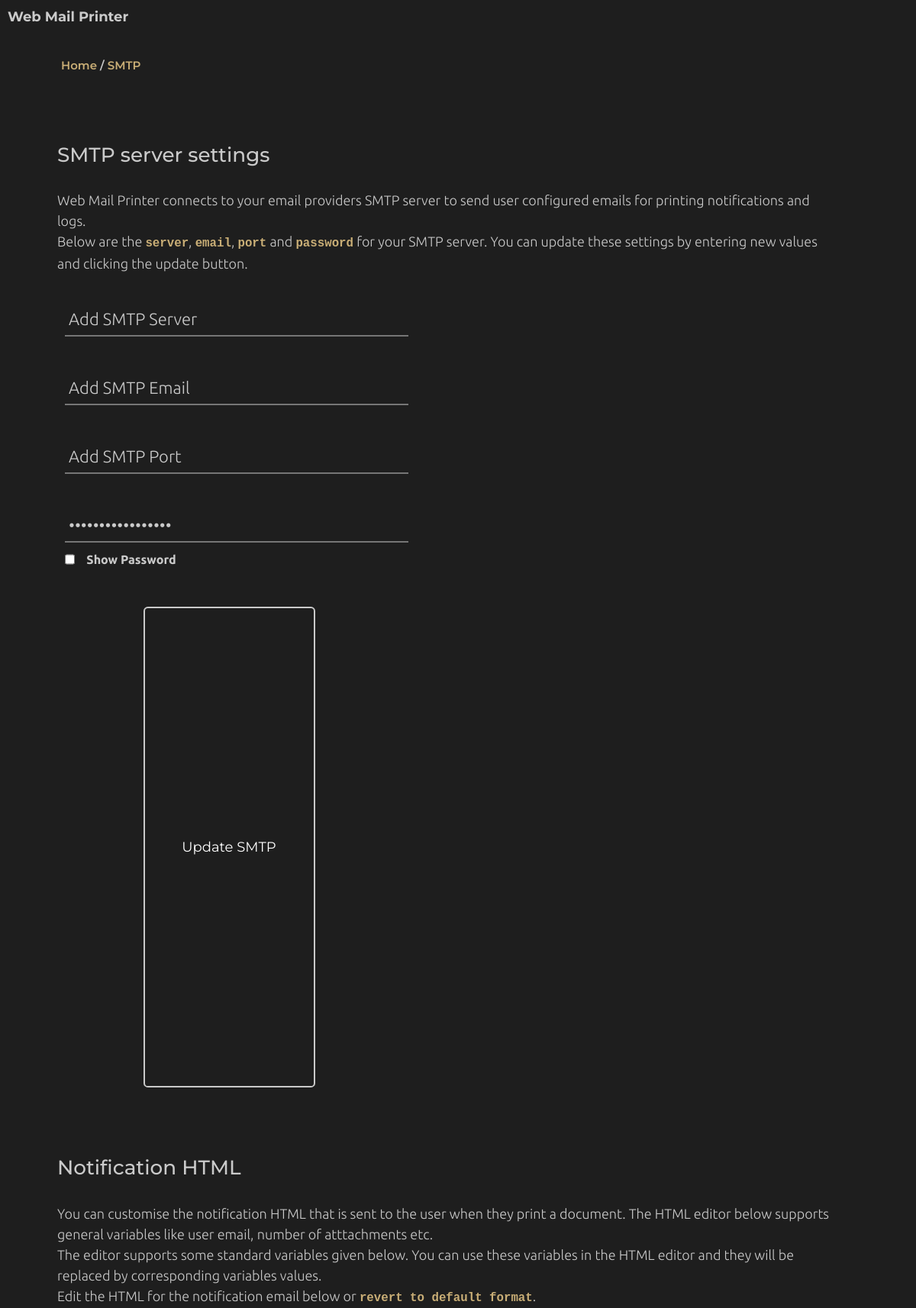
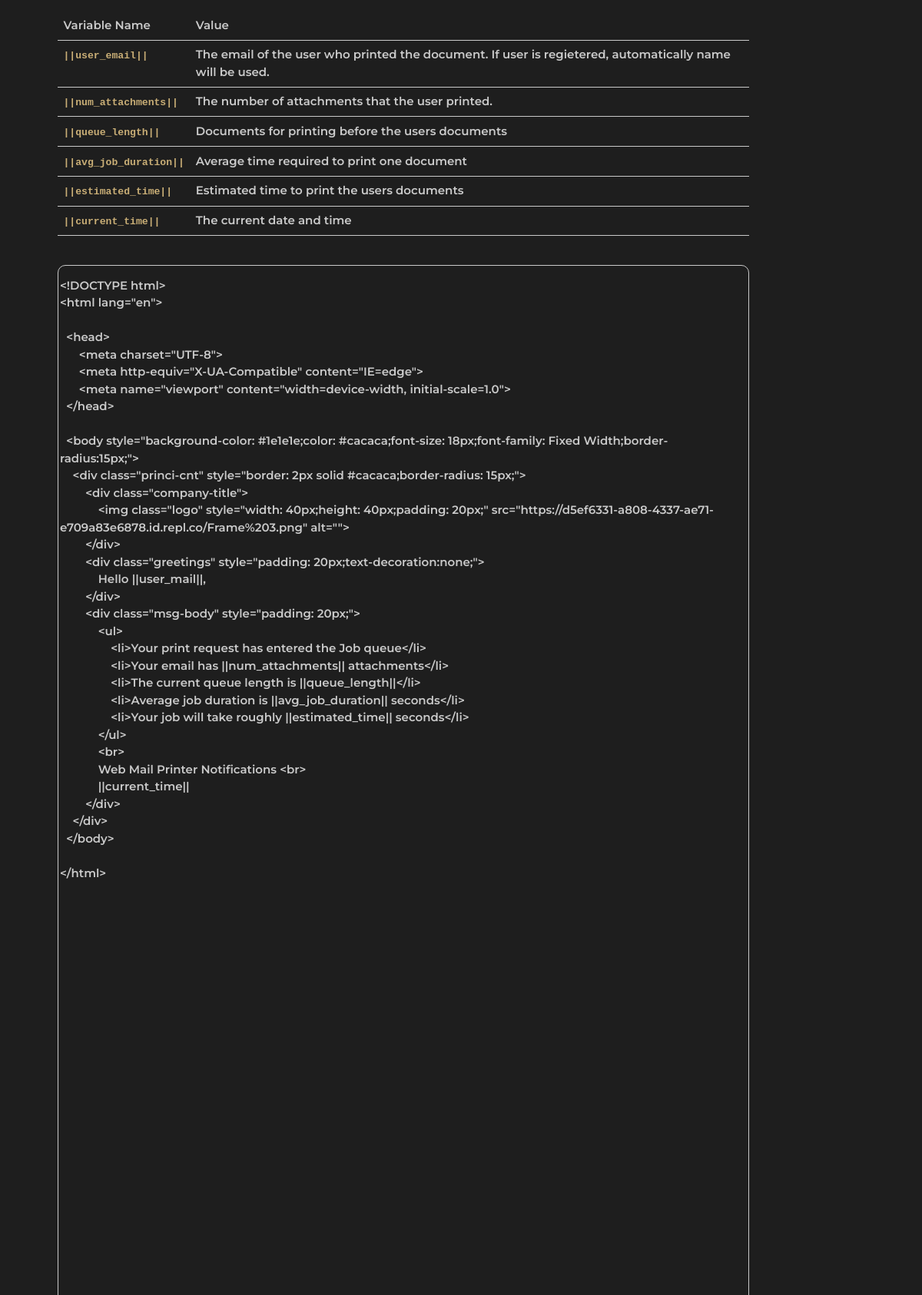
Screenshot of /smtp (upper part) with the database file from the repository (2 pictures, top to bottom).
### tables this page shows
CREATE TABLE "global_variables" (
	"vid"	INTEGER NOT NULL UNIQUE,
	"variable_name"	TEXT NOT NULL,
	"variable_value"	TEXT NOT NULL,
	PRIMARY KEY("vid" AUTOINCREMENT)
);

CREATE TABLE "user_generated_frontend_preview" (
	"uid"	INTEGER NOT NULL UNIQUE,
	"variable_name"	TEXT NOT NULL,
	"variable_value"	TEXT NOT NULL,
	PRIMARY KEY("uid" AUTOINCREMENT)
);

### hoster.py (the view)
@app.route('/smtp')
def smpt():
    conn = sqlite3.connect('./webmailserver.db')
    c = conn.cursor()
    iss = list(c.execute("SELECT variable_value FROM localPVMdesc WHERE lid=1"))[0][0]
    ssa = list(c.execute("SELECT variable_value FROM global_variables WHERE vid=6"))[0][0]
    sse = list(c.execute("SELECT variable_value FROM global_variables WHERE vid=3"))[0][0]
    ssport = list(c.execute("SELECT variable_value FROM global_variables WHERE vid=7"))[0][0]
    sspass = decrypt(list(c.execute("SELECT variable_value FROM global_variables WHERE vid=4"))[0][0])
    css = list(c.execute("SELECT variable_value FROM user_generated_frontend_preview WHERE uid=1"))[0][0]
    notification_html = list(c.execute("SELECT variable_value FROM user_generated_frontend_preview WHERE uid=2"))[0][0]
    return render_template(
        './smtp.html',
        iss=iss,
        ssa = ssa,
        sse = sse,
        ssport = ssport,
        sspass = sspass,
        css=css,
        notification_html=notification_html,
    )

### hoster.py (called while the page is built)
def decrypt(password):
    conn = sqlite3.connect('./webmailserver.db')
    c = conn.cursor()
    get_key_cmd = 'SELECT variable_value FROM global_variables where vid=15'
    key = bytes(list(c.execute(get_key_cmd))[0][0], "utf-8")
    suit = Fernet(key)
    user_password = str(suit.decrypt(bytes(password, "utf-8")), "utf-8")
    return user_password

### templates/smtp.html (shortened to what this page needs)
{% extends 'base.html' %}
{% block bcpage %}SMTP{% endblock bcpage %}
{% block content %}
<body>
    <div class="intro">
      <h3>SMTP server settings</h3>
      <br>
      <p class="intro-desc">
       Web Mail Printer connects to your email providers SMTP server to send user configured emails for printing notifications and logs. <br>
       Below are the <code>server</code>, <code>email</code>, <code>port</code> and <code>password</code> for your SMTP server. You can update these settings by entering new values and clicking the update button.
      </p>
      <br>
      <div class="form-cnt">
        <div class="address-cnt">
          <input type="text" class="address-input" placeholder="SMTP Server Address" value="{{ssa}}" id="add-inp">
        </div>
        <br><br>
        <div class="email-cnt">
          <input type="text" class="mail-input" placeholder="SMTP Server Email" value="{{sse}}" id="email-inp">
        </div>
        <br><br>
        <div class="port-cnt">
            <input type="text" class="port-input" placeholder="SMTP Server PORT" value="{{ssport}}" id="port-inp">
        </div>
        <br><br>
        <div class="password-cnt">
          <input class="password-input" type="password" id="password-input" placeholder="SMTP Password" value="{{sspass}}"><br>
          <label class="show-pass-cnt">
            <input type="checkbox" id="show-password-checkbox">&nbsp;&nbsp;&nbsp;
            Show Password
          </label>
        </div>
        <br><br>
        <button class="btn btn-success update-smtp-btn" id="update-smtp-btn">Update SMTP</button>
      </div>
      <br><br><br><br>
      <h3>Notification HTML</h3>
      <br>
      <p class="intro-desc">
        You can customise the notification HTML that is sent to the user when they print a document. The HTML editor below supports general variables like user email, number of atttachments etc. <br>
        The editor supports some standard variables given below. You can use these variables in the HTML editor and they will be replaced by corresponding variables values.<br>
        Edit the HTML for the notification email below or <code id="rev-smtp-to-def-format">revert to default format</code>.
        <table class="table">
            <th>Variable Name</th>
            <th>Value</th>
          <tr>
            <td><code>||user_email||</code></td>
            <td>The email of the user who printed the document. If user is regietered, automatically name will be used.</td>
          </tr>
          <tr>
            <td><code>||num_attachments||</code></td>
            <td> The number of attachments that the user printed.</td>
          </tr>
          <tr>
            <td><code>||queue_length||</code></td>
            <td>Documents for printing before the users documents</td>
          </tr>
          <tr>
            <td><code>||avg_job_duration||</code></td>
            <td>Average time required to print one document</td>
          </tr>
          <tr>
            <td><code>||estimated_time||</code></td>
            <td>Estimated time to print the users documents</td>
          </tr>
          <tr>
            <td><code>||current_time||</code></td>
            <td>The current date and time</td>
          </tr>
        </table>
      </p>
      <br>
      <textarea id="html_text_area" style="width: 80%; height: 80vh; border: 1px solid #cacaca;">{{notification_html}}</textarea>
      <br><br>
      <br><br><br>
    </div>
  </body>
{% endblock content %}

### rows the page displays
global_variables: variable_value "Add SMTP Server"
global_variables: variable_value "Add SMTP Email"
global_variables: variable_value "Add SMTP Port"
user_generated_frontend_preview: variable_value "<!DOCTYPE html> <html lang=\"en\"> <head> <meta charset=\"UTF-8\"> <meta http-equiv=\"X-UA-Compatible\" content=\"IE=edge\"> <meta name=\"viewport\" content=\"width=device-width, initial-scale=1.0\"> </head> <body style=\"background-color: #1e1e1e;color: #cacaca;font-size: 18px;font-family: Fixed Width;border-radius:15px;\"> <div class=\"princi-cnt\" style=\"border: 2px solid #cacaca;border-radius: 15px;\"> <div class=\"company-title\"> <img class=\"logo\" style=\"width: 40px;height: 40px;padding: 20px;\" src=\"https://d5ef6331-a808-4337-ae71-e709a83e6878.id.repl.co/Frame%203.png\" alt=\"\"> </div> <div class=\"greetings\" style=\"padding: 20px;text-decoration:none;\"> Hello ||user_mail||, </div> <div class=\"msg-body\"…"
